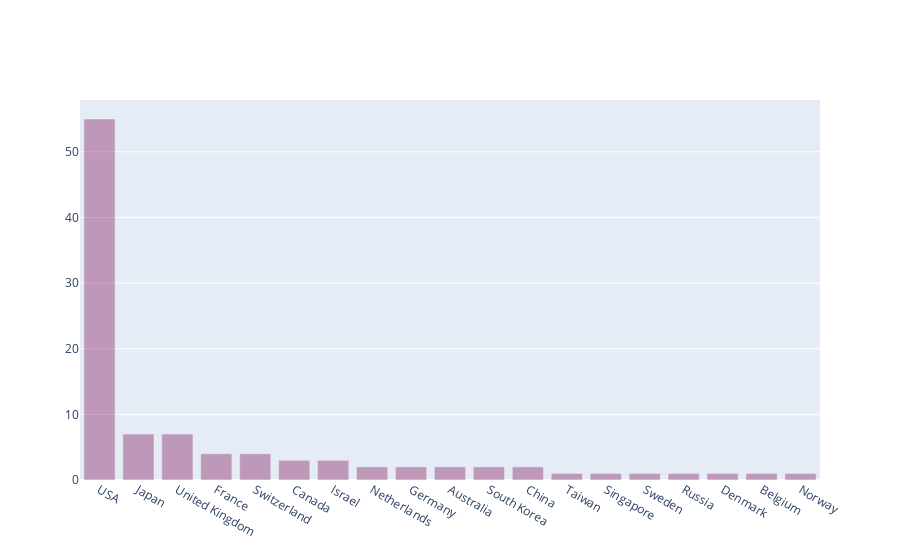

The notebook cell saved with this chart:
### Code cell
#graph 3
#countries with the most number of rankings in 2015
x2015 = data[data.year == 2015].iloc[:100,:]
index = x2015["country"].value_counts().head(100).index
value = x2015["country"].value_counts().head(100).values
trace1 = go.Bar(
x = index,
y = value,
marker = {"color":"rgba(131,26,93,0.4)"}    
)
data4 = [trace1]

iplot(data4)

### Figure 1 — Plotly figure (JSON) as saved in the notebook; plotly's stock layout.template omitted (floating-point values rounded to 4 significant figures)
{"data": [{"marker": {"color": "rgba(131,26,93,0.4)"}, "type": "bar", "x": ["USA", "Japan", "United Kingdom", "France", "Switzerland", "Canada", "Israel", "Netherlands", "Germany", "Australia", "South Korea", "China", "Taiwan", "Singapore", "Sweden", "Russia", "Denmark", "Belgium", "Norway"], "y": [55, 7, 7, 4, 4, 3, 3, 2, 2, 2, 2, 2, 1, 1, 1, 1, 1, 1, 1]}], "layout": {}}
